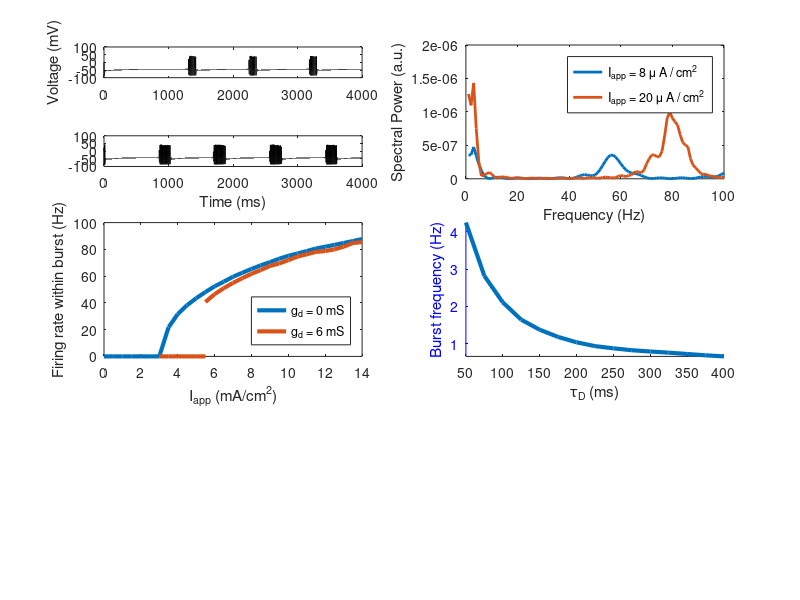

Write the MATLAB code that produced this figure. (Note: this script raises an error after producing the figure.)
%From "A biophysical model of striatal microcircuits suggests delta/theta-rhythmically interleaved gamma and beta
% oscillations mediate periodicity in motor control"
%Julia A. K. Chartove, Michelle M. McCarthy, Benjamin R. Pittman-Polletta, Nancy J. Kopell
%Department of Mathematics & Statistics, Boston University, Boston, MA
%
%Fig 1. Behavior of single model FSI over a range of applied currents and D-current
%conductances.
%(A) i. A single model FSI with low tonic excitation (Iapp = 8muA=cm2) spikes at a low gamma
%frequency nested in slow bursting, while a single model FSI with high tonic excitation
%(Iapp = 20muA=cm2) spikes at a high gamma nested in slow bursting. 
%(A) ii. Power spectral density of voltage traces in (A)i, comparing low and high levels of tonic excitation. 
%(B) Plot of the minimal firing rate within a burst of a single model FSI with zero and nonzero D
%current conductance gD. Note that the cell does not fire below 40 Hz when the D-current is present. 
%(C) Plot of the maximal inter-burst (delta) frequency and intraburst (gamma) firing rate of a single model FSI as tauD, 
%the time constant of inactivation of the D current, is increased. 
%(D) Three-dimensional false-color plot demonstrating the dependence of the bursting regime on gd and Iapp. 
%(E) Three-dimensional false-color plot demonstrating the dependence of firing rate on gd and Iapp.

load('example_data/fig1and2')

X1 = iapp;
X2 = taub;
YMatrix1(:,1) = hz_no_gd;
YMatrix1(:,2) = hz_gd;
Y2 = burst_taub;

figure

%(A) i. A single model FSI with low tonic excitation (Iapp = 8muA=cm2) spikes at a low gamma
%frequency nested in slow bursting
subplot1 = subplot(6,2,1);
plot(time,sim9_trace,'k');
ylabel('Voltage (mV)');

%(A) ii. Power spectral density of voltage traces in (A)i, comparing low and high levels of tonic excitation. 
subplot2 = subplot(6,2,[2,4]);
p1 = plot(sim9_spectrum, 'LineWidth',2,'DisplayName','I_{app} = 8 \mu A / cm^2');
hold on;
p2 = plot(sim21_spectrum, 'LineWidth',2,'DisplayName','I_{app} = 20 \mu A / cm^2');
ylabel('Spectral Power (a.u.)');
legend1 = legend([p1 p2]);
xlim([0 100]);
xlabel('Frequency (Hz)');

%(A) i. A single model FSI with high tonic excitation (Iapp = 20muA=cm2) spikes at a high gamma nested in slow bursting. 
subplot3 = subplot(6,2,3);
plot(time,sim21_trace,'k');
xlabel('Time (ms)');

%(B) Plot of the minimal firing rate within a burst of a single model FSI with zero and nonzero D
%current conductance gD. Note that the cell does not fire below 40 Hz when the D-current is present. 
subplot4 = subplot(6,2,[5,7]);
hold(subplot1,'on');

default_red = lines(2);
default_red = default_red(2,:);

plot1 = plot(X1,YMatrix1,'LineWidth',3);
set(plot1(1),'DisplayName','g_d = 0 mS');
set(plot1(2),'DisplayName','g_d = 6 mS');
legend2 = legend([plot1]);
set(legend2,'AutoUpdate','off','Location','best');
hold on;
plot(3:0.5:5.5,zeros(1,6),'Color',default_red,'LineWidth',3)

ylabel('Firing rate within burst (Hz)');
xlabel('I_{app} (mA/cm^2)');
legend('Location','southeast');

%(C) Plot of the maximal inter-burst (delta) frequency and intraburst (gamma) firing rate of a single model FSI as tauD, 
%the time constant of inactivation of the D current, is increased. 
subplot5 = subplot(6,2,[6,8]);
hold(subplot5,'on');

p4 = plot(X2,Y2,'LineWidth',3,'DisplayName','Burst freq.');
ylabel('Burst frequency (Hz)');
set(gca,'ycolor','b')

xlabel('\tau_{D} (ms)');
axis(subplot5,'tight');
yyaxis right
plot(X2, hz_taub,'LineWidth',3,'DisplayName','Firing freq.');
ylabel('Firing rate within burst (hz)');
ylim([0 90]);
legend('Location','southeast');

%(D) Three-dimensional false-color plot demonstrating the dependence of the bursting regime on gd and Iapp. 
subplot6 = subplot(6,2,[9,11]);
imagesc(burst_real)
axis xy
colorbar
title('Burst frequency (Hz)')
ylabel('D current conductance g_d (mS)')
xlabel('Tonic input level I_{app} (\mu A / cm^2)')
pos = get(gca, 'Position');
pos(2) = pos(2) -0.05;
pos(3) = pos(3) +0.1;
set(gca, 'Position', pos)

%(E) Three-dimensional false-color plot demonstrating the dependence of firing rate on gd and Iapp.
subplot7 = subplot(6,2,[10,12]);
imagesc(hz.*burst_true)
axis xy
colorbar
title('Intraburst spike frequency (Hz)')
ylabel('D current conductance g_d (mS)')
xlabel('Tonic input level I_{app} (\mu A / cm^2)')
pos = get(gca, 'Position');
pos(2) = pos(2) -0.05;
pos(3) = pos(3) +0.1;
set(gca, 'Position', pos)
supersizeme(1.5)
